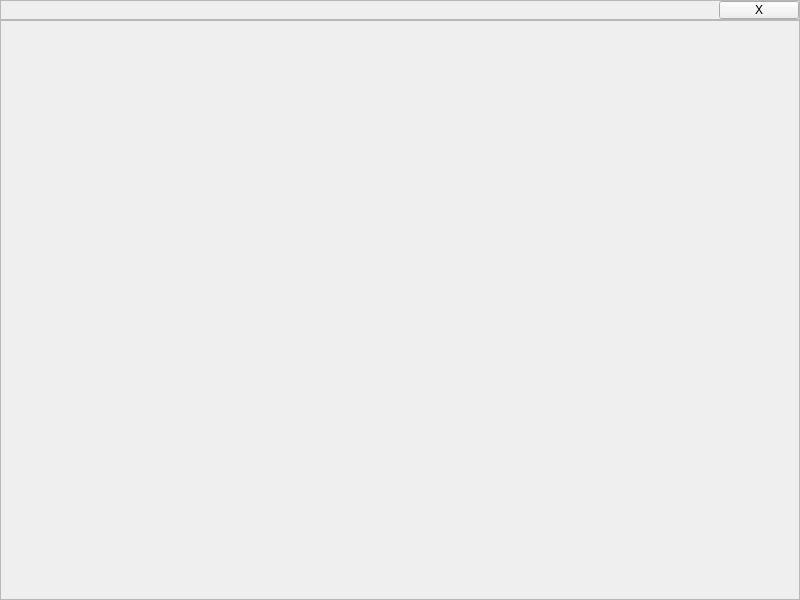
<?xml version="1.0" encoding="UTF-8"?>
<ui version="4.0">
 <class>MainWindow</class>
 <widget class="QMainWindow" name="MainWindow">
  <property name="geometry">
   <rect>
    <x>0</x>
    <y>0</y>
    <width>800</width>
    <height>600</height>
   </rect>
  </property>
  <property name="windowTitle">
   <string>MainWindow</string>
  </property>
  <widget class="QWidget" name="centralwidget">
   <layout class="QVBoxLayout" name="verticalLayout">
    <property name="spacing">
     <number>0</number>
    </property>
    <property name="leftMargin">
     <number>0</number>
    </property>
    <property name="topMargin">
     <number>0</number>
    </property>
    <property name="rightMargin">
     <number>0</number>
    </property>
    <property name="bottomMargin">
     <number>0</number>
    </property>
    <item>
     <widget class="QFrame" name="frame">
      <property name="minimumSize">
       <size>
        <width>0</width>
        <height>20</height>
       </size>
      </property>
      <property name="maximumSize">
       <size>
        <width>16777215</width>
        <height>20</height>
       </size>
      </property>
      <property name="frameShape">
       <enum>QFrame::Shape::StyledPanel</enum>
      </property>
      <property name="frameShadow">
       <enum>QFrame::Shadow::Raised</enum>
      </property>
      <layout class="QHBoxLayout" name="horizontalLayout_3">
       <property name="spacing">
        <number>0</number>
       </property>
       <property name="leftMargin">
        <number>0</number>
       </property>
       <property name="topMargin">
        <number>0</number>
       </property>
       <property name="rightMargin">
        <number>0</number>
       </property>
       <property name="bottomMargin">
        <number>0</number>
       </property>
       <item>
        <spacer name="horizontalSpacer">
         <property name="orientation">
          <enum>Qt::Orientation::Horizontal</enum>
         </property>
         <property name="sizeHint" stdset="0">
          <size>
           <width>715</width>
           <height>15</height>
          </size>
         </property>
        </spacer>
       </item>
       <item>
        <widget class="QPushButton" name="pbClose">
         <property name="text">
          <string>X</string>
         </property>
        </widget>
       </item>
      </layout>
     </widget>
    </item>
    <item>
     <widget class="QFrame" name="frame_2">
      <property name="frameShape">
       <enum>QFrame::Shape::StyledPanel</enum>
      </property>
      <property name="frameShadow">
       <enum>QFrame::Shadow::Raised</enum>
      </property>
      <layout class="QVBoxLayout" name="verticalLayout_2">
       <property name="spacing">
        <number>0</number>
       </property>
       <property name="leftMargin">
        <number>0</number>
       </property>
       <property name="topMargin">
        <number>0</number>
       </property>
       <property name="rightMargin">
        <number>0</number>
       </property>
       <property name="bottomMargin">
        <number>0</number>
       </property>
      </layout>
     </widget>
    </item>
   </layout>
  </widget>
 </widget>
 <resources/>
 <connections/>
</ui>
